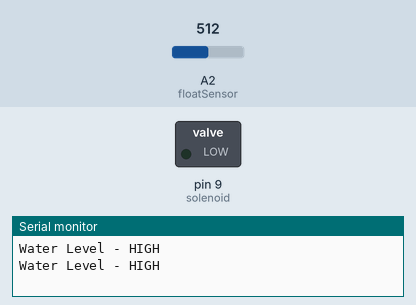
Simulated run of this sketch. Board: Arduino Uno, built with avr-gcc and run on an emulated ATmega328P. Shown: switched loads named in the sketch (green lamp = pin HIGH), the last lines printed to the serial monitor. The inputs (shaded band) are chosen by the test bench; at power-on: A2 (floatSensor) = 512.

Above: at 12.3 s.
12.4 s: A2 (floatSensor) set to 45
21.0 s: A2 (floatSensor) set to 37
At 23.9 s:
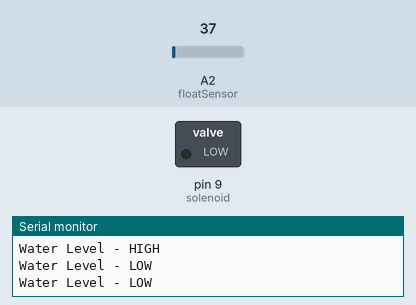
29.6 s: A2 (floatSensor) set to 122
At 31.8 s:
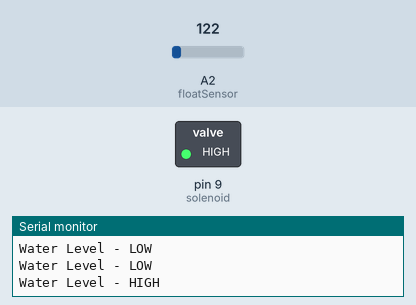
Timing chart, 0 to 44.0 s (numbered marks = the images above; inputs shaded):
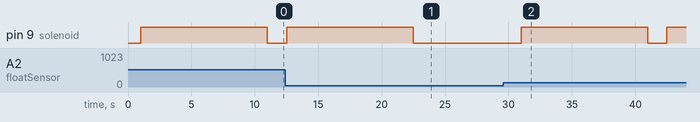

Measured:
- after the input at 21.0 s, pin 9 (solenoid): goes on until 22.5 s, then stays LOW
- after the input at 29.6 s, pin 9 (solenoid): LOW → HIGH after 1.4 s, → LOW 10.0 s later, → HIGH 1.5 s later

The sketch:

main.ino
```cpp
int solenoid = 9;
int floatSensor = A2;

void setup() {
  Serial.begin(9600);
  pinMode(solenoid, OUTPUT);

}

void loop() {
  int sensorVal = analogRead(floatSensor);
  float voltage = sensorVal * (5.0 / 1023.0);;

  if (voltage > 0.2)
  {
    Serial.println("Water Level - HIGH");
    delay(1000); // CV logic
    digitalWrite(solenoid, HIGH);
    delay(10000); // however long it takes to empty
    digitalWrite(solenoid, LOW);
  }
  else
  {
    Serial.println("Water Level - LOW");
  }

  delay(500);
}
```
